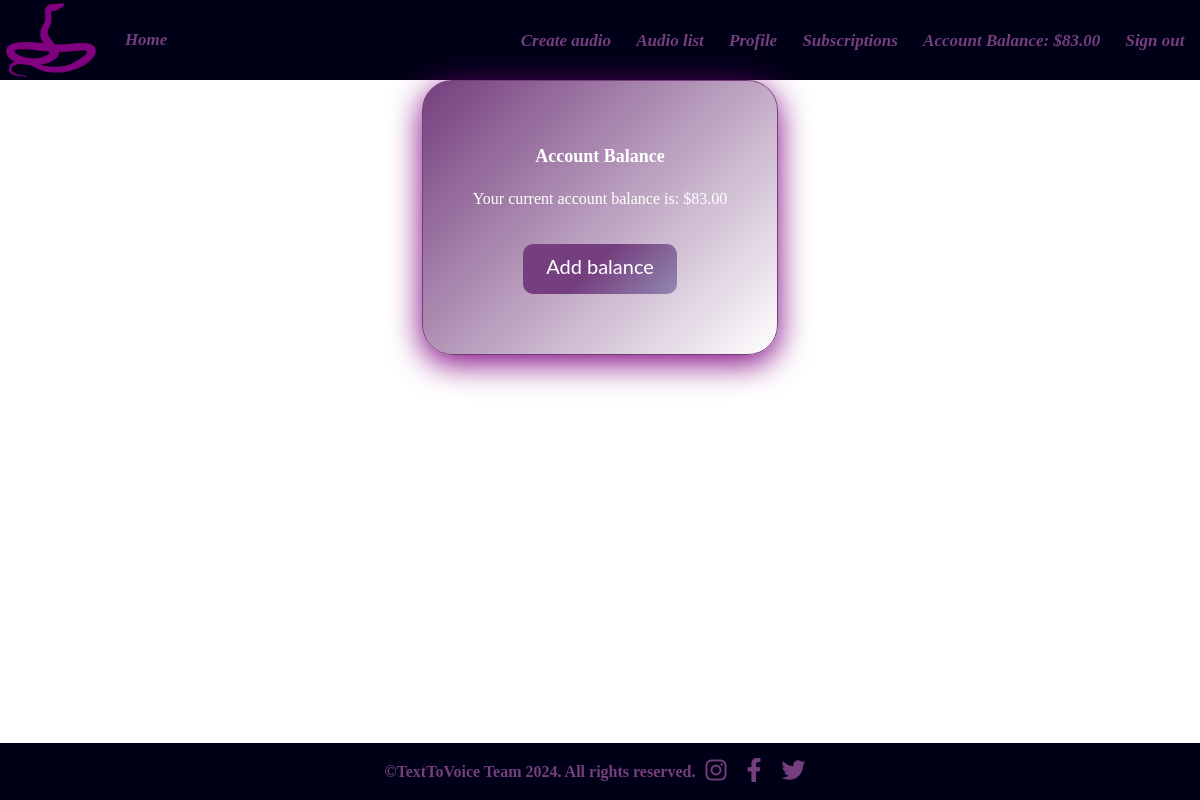
The app's page /profile/1/balance/ (signed in), older data.
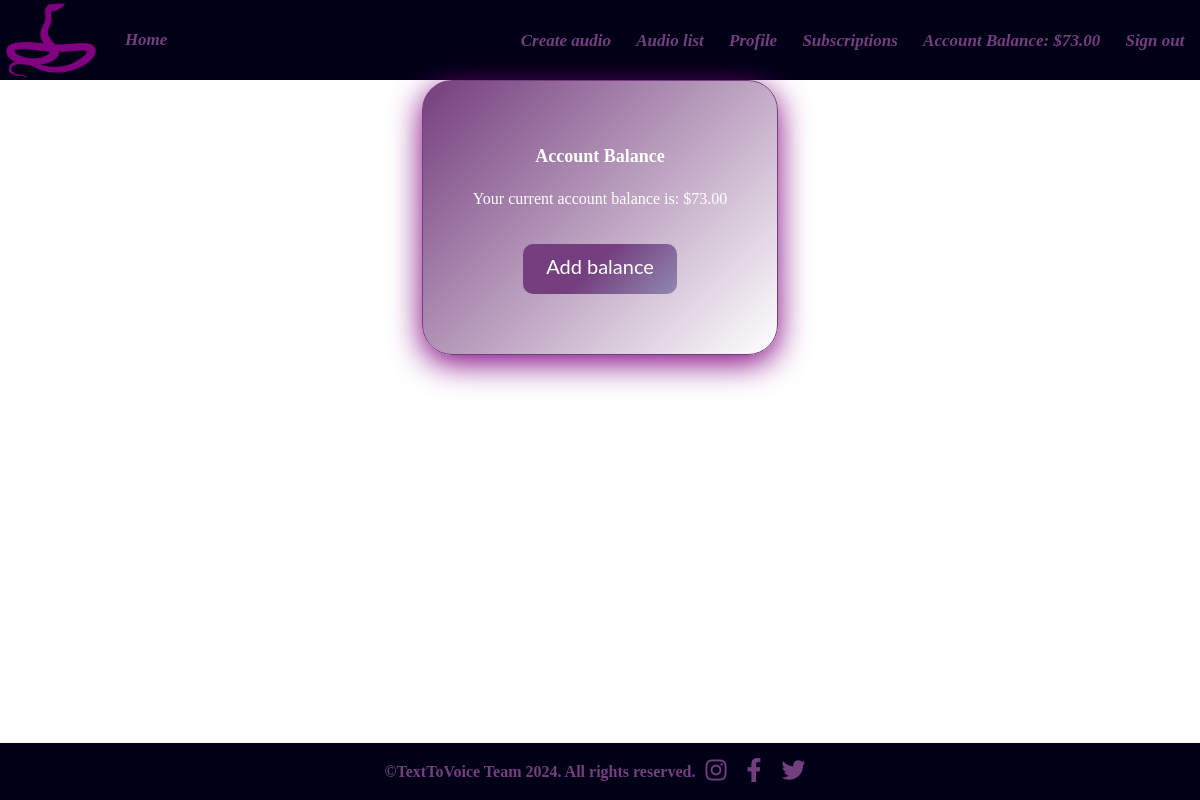
The same page, newer data.
### text_to_speech/accounts/models.py (models this page shows)
class TextToVoiceUser(auth_models.AbstractBaseUser, auth_models.PermissionsMixin):  # 3. Way
    email = models.EmailField(
        _("email address"),  # we want to use email
        unique=True,
        error_messages={
            "unique": _("A user with that email already exists."),
        },
    )
    date_joined = models.DateTimeField(_("date joined"), default=timezone.now)
    is_staff = models.BooleanField(
        default=False,
    )
    is_active = models.BooleanField(
        default=True,
    )
    USERNAME_FIELD = "email"
    objects = TextToVoiceUserManager()

### text_to_speech/profiles/models.py (models this page shows, shortened)
class Profile(IHaveUser, models.Model):
    MAX_FIRST_NAME_LENGTH = 25
    MAX_LAST_NAME_LENGTH = 25
    first_name = models.CharField(
        max_length=MAX_FIRST_NAME_LENGTH,
        null=True,
        blank=True,
    )
    last_name = models.CharField(
        max_length=MAX_LAST_NAME_LENGTH,
        null=True,
        blank=True,
    )
    date_of_birth = models.DateField(
        blank=True,
        null=True,
    )
    profile_picture = models.URLField(
        blank=True,
        null=True,
    )
    GENDER_CHOICES = [
        ('', 'Not Specified'),
        ('M', 'Male'),
        ('F', 'Female'),
    ]
    gender = models.CharField(
        max_length=1,
        choices=GENDER_CHOICES,
        blank=True,
        null=True)
    account_balance = models.DecimalField(
        max_digits=10,
        decimal_places=2,
        default=0
    )

### text_to_speech/profiles/views.py (the view)
# urls.py: path('balance/', account_balance_view, name='account-balance'),
def account_balance_view(request, pk):
    user_profile = Profile.objects.get(pk=pk, user=request.user)
    context = {
        'account_balance': user_profile.account_balance,
    }
    return render(request, 'profiles/profile-account-balance.html', context)

### templates/profiles/profile-account-balance.html (shortened to what this page needs)
{% extends "base.html" %}
{% block main_content %}
<div class="container">
    <div class="box">
        <h1>Account Balance</h1>
        <p>Your current account balance is: ${{ account_balance }}</p>
        <div class="actionBtn">
            <a href="{% url 'add_money' %}" class="btn btn-primary">Add balance</a>
        </div>
    </div>
</div>
{% endblock %}

### templates/partials/header.html
{% load static %}
<header>
    <nav>
        <img src="{% static '/images/snake-4-xxl.png' %}" alt="voice" />
        <a href="{% url 'index' %}"></a>
        <a href="{% url 'index' %}">
            <i>Home</i>
        </a>
        <ul>
            {% if not request.user.is_authenticated %}
            <li>
                <a href="{% url 'signin user' %}">
                    <i>Sign in</i>
                </a>
            </li>
            <li>
                <a href="{% url 'signup user' %}">
                    <i>Sign up</i>
                </a>
            </li>
            <li>
                <a href="{% url 'view_plans' %}">
                    <i>Subscription Plans</i>
                </a>
            </li>
            {% else %}
            <li>
                <a href="{% url 'audiofile_create' %}">
                    <i>Create audio</i>
                </a>
            </li>
            <li>
                <a href="{% url 'audiofile-list' %}">
                    <i>Audio list</i>
                </a>
            </li>
            <li>
                <a href="{% url 'profile-detail' pk=request.user.pk %}">
                    <i>Profile</i>
                </a>
            </li>
            <li>
                <a href="{% url 'view_plans' %}">
                    <i>Subscriptions</i>
                </a>
            </li>
                <li>
                    <a href="{% url 'account-balance' pk=request.user.pk%}">
                        <i>Account Balance: ${{ request.user.profile.account_balance }}</i>
                    </a>
                </li>
            <li>
                <a href="{% url 'signout user' %}">
                    <i>Sign out</i>
                </a>
            </li>
            {% endif %}
        </ul>
    </nav>
</header>

Row changes from the older to the newer data that the page shows:
changed TextToVoiceUser: user.profile.account_balance "83.00" → "73.00"
changed Profile: account_balance "83.00" → "73.00"
